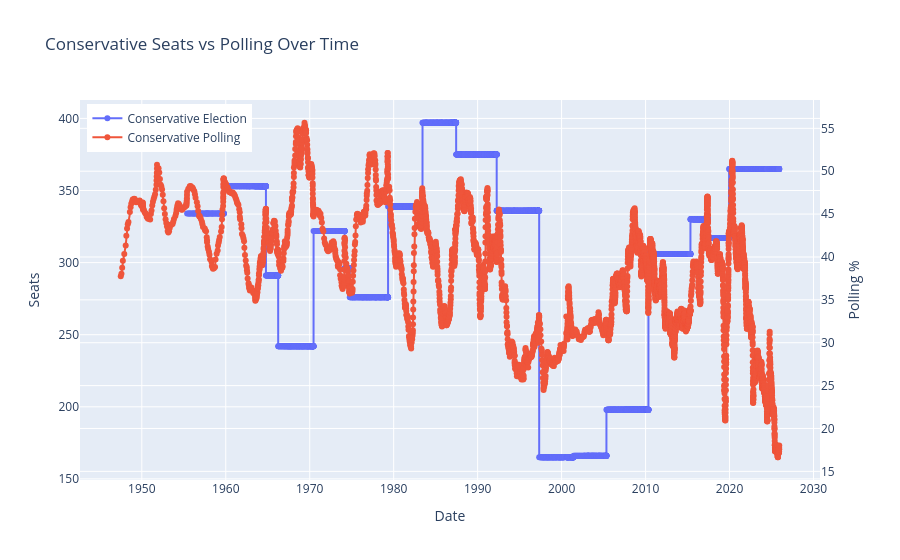

Notebook source saved alongside this figure:
### Code cell
fig = go.Figure()

# Election line on left y-axis
fig.add_trace(
    go.Scatter(
        x=pdf_all["Date"],
        y=pdf_all["Conservative_election"],
        name="Conservative Election",
        mode="lines+markers",
        yaxis="y1"
    )
)

# Polling line on right y-axis
fig.add_trace(
    go.Scatter(
        x=pdf_all["Date"],
        y=pdf_all["Conservative_polling"],
        name="Conservative Polling",
        mode="lines+markers",
        yaxis="y2"
    )
)

# Set layout with two y-axes
fig.update_layout(
    title="Conservative Seats vs Polling Over Time",
    yaxis=dict(
        title="Seats",
        side="left"
    ),
    yaxis2=dict(
        title="Polling %",
        overlaying="y",
        side="right"
    ),
    xaxis=dict(title="Date"),
    legend=dict(x=0.01, y=0.99)
)

fig.show()

### Figure 1 — Plotly figure (JSON) as saved in the notebook; plotly's stock layout.template omitted (floating-point values rounded to 4 significant figures; data arrays with more than 128 entries replaced by an {"elided": "..."} marker saying what was removed)
{"data": [{"mode": "lines+markers", "name": "Conservative Election", "type": "scatter", "x": {"elided": "5735 str values"}, "y": {"elided": "5735 float values"}, "yaxis": "y"}, {"mode": "lines+markers", "name": "Conservative Polling", "type": "scatter", "x": {"elided": "5735 str values"}, "y": {"elided": "5735 float values"}, "yaxis": "y2"}], "layout": {"legend": {"x": 0.01, "y": 0.99}, "title": {"text": "Conservative Seats vs Polling Over Time"}, "xaxis": {"title": {"text": "Date"}}, "yaxis": {"side": "left", "title": {"text": "Seats"}}, "yaxis2": {"overlaying": "y", "side": "right", "title": {"text": "Polling %"}}}}
